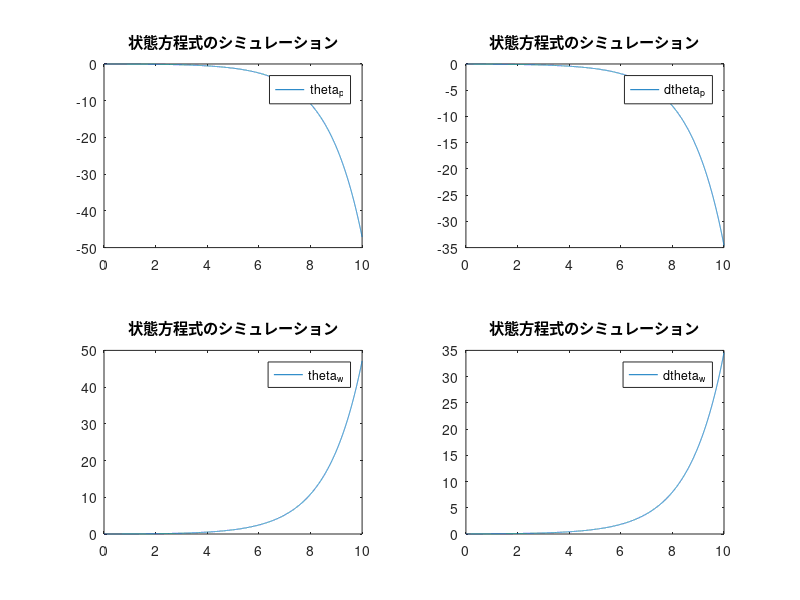

This chart was generated by the following MATLAB code:
%パラメータ
m_w = 20e-3; % ホイールの重さ [kg]
m_p = 100e-3; % 振子の重さ [kg]
r_w = 10e-3; % ホイールの半径 [m]
r_p = 60e-3; % 振子の重心までの距離 [m]
J_w = 50-3; % ホイールのイナーシャ
J_p = 100e-3; % 振子のイナーシャ
J_m = 1e-3; % モータの回転子のイナーシャ
g = 9.8; % 重力加速度 [m/s^2]
n = 3; % 減速比
kt = 3.52e-3; %トルク定数 [Nm/A]
kn = 2710; % 回転数定数[rpm/V]
ke = 1 / (kn * 2*pi / 60); %起電力定数 [V/rpm]
R = 2.9; %内部抵抗 [Ω]
t_md = 0; % 摩擦トルク[Nm]
V_offset = R * t_md / kt;

a11 = (m_w + m_p) * r_w^2 + 2 * m_p * r_w * r_p + m_p * r_p^2 + J_p + J_w;
a12 = (m_w + m_p) * r_w^2 + m_p * r_w * r_p + J_w;
a21 = (m_w + m_p) * r_w^2 + m_p * r_w * r_p + J_w;
a22 = (m_w + m_p) * r_w^2 + J_w + n^2 * J_m;
delta = a11 * a22 - a12 * a21;

A = [0, 1, 0, 0;
     a22 * m_p * g * r_p / delta, 0, 0, (a21 * n^2 * kt * ke / R)/delta;
     0, 0, 0, 1;
     -a21 * m_p * g * r_p / delta, 0, 0, (-a11 * n^2 * kt * ke /R) / delta];

B = [0;
     (-a12 * n * kt / R) / delta;
     0;
     (a11 * n * kt / R) / delta];

C = [1, 0, 0, 0;
     0, 1, 0, 0;
     0, 0, 1, 0;
     0, 0, 0, 1];

% 可制御
Uc = [B, A*B, A^2*B, A^3*B];
if det(Uc) ~= 0
    disp('可制御である')
end

%シミュレーション
dt = 0.001;
t = 0 : dt : 10;
i = 0;
x = [0; 0; 0; 0];
u = 1;
x1 = []; %theta_p
x2 = []; %dtheta_p
x3 = []; %theta_w
x4 = []; %dtheta_w
for n = t
    i = i + 1;
    dx = A * x + B * u;
    x = x + dx * dt;
    
    x1 = [x1, x(1)];
    x2 = [x2, x(2)];
    x3 = [x3, x(3)];
    x4 = [x4, x(4)];
end

subplot(2, 2, 1)
plot(t, x1);
legend('theta_p')
title('状態方程式のシミュレーション')

subplot(2, 2, 2)
plot(t, x2);
legend('dtheta_p')
title('状態方程式のシミュレーション')

subplot(2, 2, 3)
plot(t, x3);
legend('theta_w')
title('状態方程式のシミュレーション')

subplot(2, 2, 4)
plot(t, x4);
legend('dtheta_w')
title('状態方程式のシミュレーション')